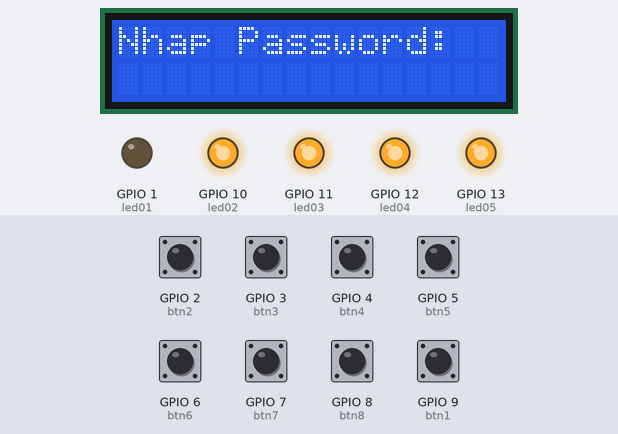
The sketch below on a simulated ESP8266 (NodeMCU). Parts: 16×2 character LCD, output pins drawn as LEDs (lit = HIGH). Dashed ring = blinking. The inputs (shaded band) are chosen by the test bench; at power-on: GPIO 3 (btn3), GPIO 4 (btn4), GPIO 8 (btn8) HIGH, GPIO 2 (btn2), GPIO 5 (btn5), GPIO 6 (btn6), GPIO 7 (btn7), GPIO 9 (btn1) LOW. What the sketch prints to the serial monitor is not drawn.

Above: at 1.3 s.
1.4 s: GPIO 4 (btn4) pulled LOW for 0.15 s
At 1.9 s:
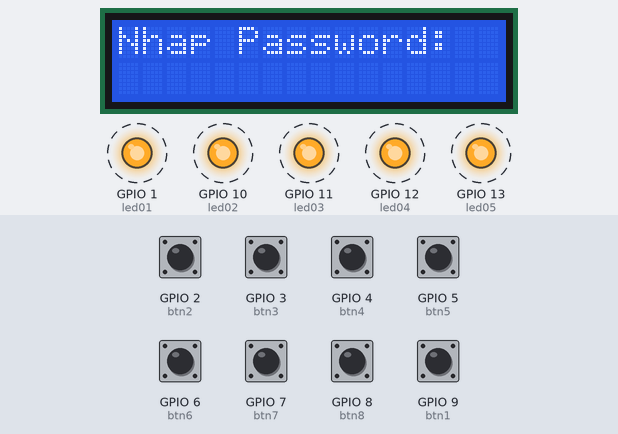
2.1 s: GPIO 2 (btn2) pulled HIGH for 0.15 s
At 2.3 s:
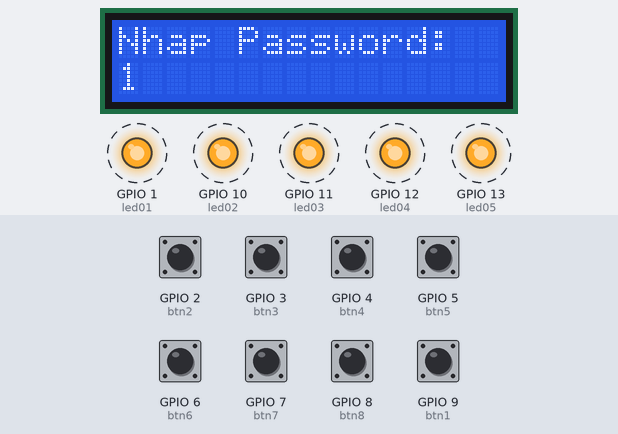
2.8 s: GPIO 9 (btn1) pulled HIGH for 0.15 s
At 3.1 s:
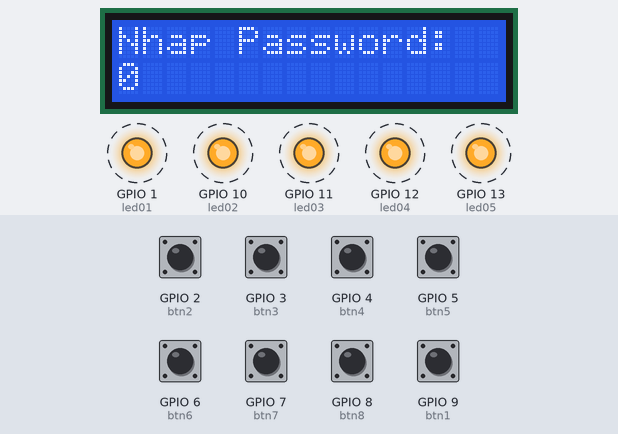
3.5 s: GPIO 2 (btn2) pulled HIGH for 1 s
At 4.9 s:
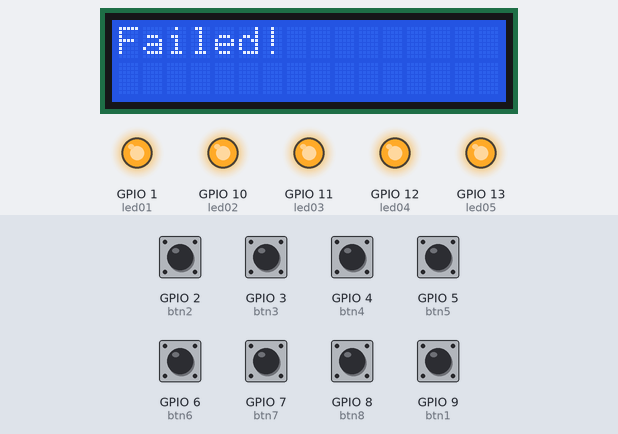
5.1 s: GPIO 4 (btn4) pulled LOW for 1 s
At 5.38 s:
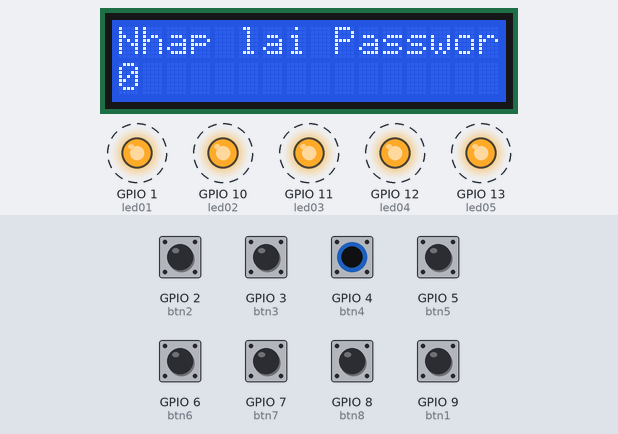
7.6 s: GPIO 5 (btn5) pulled HIGH for 0.15 s
At 8.5 s:
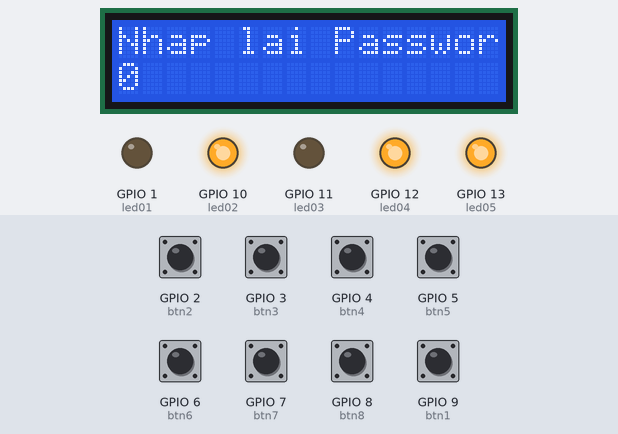
Timing chart, 0 to 10.2 s (numbered marks = the images above; inputs shaded):
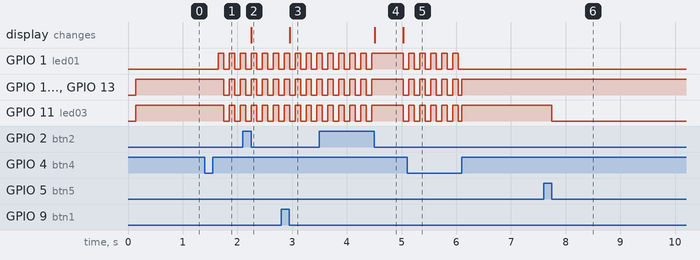

The sketch:

BT_Nhom11.ino
```cpp
#include <Wire.h>
#include <LiquidCrystal_I2C.h>
#include <ESP8266WiFi.h>
#include <Firebase_ESP_Client.h>
#define WIFI_SSID "HAPPY FOOD"
#define WIFI_PASSWORD "29032810"
FirebaseData firebaseData;
LiquidCrystal_I2C lcd (0x27, 16,2);
int btn1 = 9;
int btn2 = 2;
int btn3 = 3;
int btn4 = 4;
int btn5 = 5;
int btn6 = 6;
int btn8 = 8;
int btn7 = 7;
int led01 = 1;
int led02 = 10;
int led03 = 11;
int led04 = 12;
int led05 = 13;
bool stt_led02 = true;
bool stt_led04 = true;
bool stt_all = true;
bool isPressed1 = false;
bool isPressed2 = false;
bool isPressed3 = false;
bool isPressed4 = false;
bool isPressed5 = false;
bool isPressed6 = false;
bool isPressed7 = false;
bool isPressed8 = false;
bool isPressed9=false;
unsigned long t_pre02 = 0;
unsigned long t_pre04 = 0;
unsigned long t_preAll = 0;
int mode_baochay =2;
int mode_phongkhach =3;
int mode_phongngu =3;
int mode_phongbep =2;
int mode_phongwc =2;
int current_t=0;
#define PASSWORD_LENGTH 4
const int password[PASSWORD_LENGTH] = {0,1,1};
// biến lưu trạng thái mật khẩu
int enteredPassword[PASSWORD_LENGTH];
int currentPasswordIndex = 0;
int lastButtonState = HIGH;
bool lightOn = false;
unsigned long lightStartTime;
unsigned long lightDuration = 5000;
unsigned long t_pre=0;
void setup() {
  lcd.init();
  lcd.backlight();
  pinMode(btn1, INPUT);
  pinMode(btn2, INPUT);
  pinMode(btn3, INPUT);
  pinMode(btn4, INPUT);
  pinMode(btn5, INPUT);
  pinMode(btn6, INPUT);
  pinMode(btn7, INPUT);
  pinMode(btn8, INPUT);
  pinMode(led01, OUTPUT);
  pinMode(led02, OUTPUT);
  pinMode(led03, OUTPUT);
  pinMode(led04, OUTPUT);
  pinMode(led05, OUTPUT);
  Serial.begin(9600);
  lcd.begin(16, 2);
  lcd.print("Nhap Password:");
  Firebase.begin("doannhom11-362fa-default-rtdb.firebaseio.com", "AIzaSyCjpeZ5cng9rlZ-7sbwUiChhsFYfwHXxQs", "yDHcAMY9TVvULyM0PxjAsJGMBwd0h2lLubtTlZxj");
}
void loop() {
  // Ghi nhận trạng thái nút nhấn
  int button1State = digitalRead(btn1);
  int button2State = digitalRead(btn2);

  // Nếu nút nhấn 1 được nhấn
  if (button1State == HIGH && button2State == LOW) {
    isPressed1=true;
   }
   else{
    if(isPressed1){
      addDigitToPassword(0);//cộng 0 vào mật khẩu
    }
    isPressed1=false;
    }
  // Nếu nút nhấn 2 được nhấn
  if (button2State == HIGH && button1State == LOW) {
    isPressed2=true;
   }
   else{
    if(isPressed2){
      addDigitToPassword(1);//cộng 1 vào mật khẩu
    }
    isPressed2=false;
    }

  // Kiểm tra mật khẩu
  if (isPasswordCorrect()){
  lcd.clear();
  lcd.print(" Contactly !!!");
  clearEnteredPassword();
  delay(500);
  {
    if (!lightOn) {
      lightOn = true;
      lightStartTime = millis(); // Ghi nhận thời điểm bắt đầu đèn sáng
      digitalWrite(led01, 0);
      // Bật đèn
    }
  }
  }
   if(currentPasswordIndex == PASSWORD_LENGTH){
    lcd.print(" Fail !!!");
    delay(500);
  }
  // Tắt đèn nếu thời gian đã đủ
  if (lightOn && millis() - lightStartTime >= lightDuration) {
    lightOn = false;
    digitalWrite(led01, 1); // Tắt đèn
    clearEnteredPassword();
    lcd.clear();
    lcd.print("Nhap Password");
  }

  //Phòng khách
  if(digitalRead(btn8)==0){
    isPressed8=true;
  }
  else{
    if(isPressed8)
    {
    mode_phongkhach=(mode_phongkhach==3? mode_phongkhach = 1 : mode_phongkhach+1);
      if(mode_phongkhach == 2){
        t_pre02=millis();
        stt_led02 = 1;
      }
    }
    isPressed8=false;
  }
    if(mode_baochay!=1){
  switch(mode_phongkhach){
    case 1:
        digitalWrite(led02,0);
      break;
    case 2:
        if(millis()-t_pre02>=500){
        digitalWrite(led02,stt_led02);
        stt_led02=!stt_led02;
        t_pre02=millis();
      }
      break;
    default:
    digitalWrite(led02,1);
      break;
  }
    }
//Phòng ngủ
  if(digitalRead(btn6)==1){
    isPressed6=true;
  }
  else{
    if(isPressed6)
  {
    mode_phongngu=(mode_phongngu==3? mode_phongngu = 1 : mode_phongngu+1);
      if(mode_phongngu == 2){
        t_pre04=millis();
        stt_led04 = 1;
      }
      isPressed6=false;
  }
  }
    if(mode_baochay!=1){

  switch(mode_phongngu){
    case 1:
        digitalWrite(led04,0);
      break;
    case 2:
          if(millis()-t_pre04>=100){
        digitalWrite(led04,stt_led04);
        stt_led04=!stt_led04;
        t_pre04=millis();
      }
      break;
    case 3:
        digitalWrite(led04,1);
      break;

  }
    }

//   //Phòng bếp
  if(digitalRead(btn5)==HIGH){
    isPressed5=true;
  }
  else{
     if(isPressed5){
      mode_phongbep=(mode_phongbep==2?mode_phongbep=1:mode_phongbep+1);
      isPressed5=false;
    }
  }
      if(mode_baochay!=1){
        switch(mode_phongbep){
          case 1:
            digitalWrite(led03,0);
          break;
          case 2:
              digitalWrite(led03,1);
          break;
      }
    }

//   //Phòng WC
    if(digitalRead(btn7)==HIGH){
    isPressed7=true;
  }
  else{
     if(isPressed7)
      mode_phongwc=(mode_phongwc==2?mode_phongwc=1:mode_phongwc+1);
      isPressed7=false;
  }
  if(mode_baochay!=1){
    switch(mode_phongwc){
      case 1:
        digitalWrite(led05,0);
      break;
      case 2:
          digitalWrite(led05,1);
      break;
    }
}

//   //Nút tắt hết đèn khi ra khỏi nhà
  if(digitalRead(btn3)==0){
      isPressed3=true;
  }
  else{
        if(isPressed3){
          digitalWrite(led01,0);
          digitalWrite(led02,0);
          digitalWrite(led03,0);
          digitalWrite(led04,0);
          digitalWrite(led05,0);
          mode_phongkhach=3;
          mode_phongngu=3;
          mode_phongbep=2;
          mode_phongwc=2;
        }
        isPressed3=false;
  }
  //Nút báo cháy

    if(digitalRead(btn4)==0){
    isPressed4=true;
  }
  else{
     if(isPressed4){
      mode_baochay=(mode_baochay==2?mode_baochay=1:mode_baochay+1);
      if(mode_baochay==1){
        t_preAll=millis();
        stt_all = 1;
      }
      if(mode_baochay==2){
      }
     }
      isPressed4=false;

  }
    switch(mode_baochay){
      case 1:
          if(millis()-t_preAll>=100){
              digitalWrite(led01,stt_all);
              digitalWrite(led02,stt_all);
              digitalWrite(led03,stt_all);
              digitalWrite(led04,stt_all);
              digitalWrite(led05,stt_all);
        stt_all=!stt_all;
        t_preAll=millis();
      }
      break;
  }
}
void addDigitToPassword(int digit) {
enteredPassword[currentPasswordIndex] = digit;
  currentPasswordIndex++;
  Serial.println("digit:");
        Serial.println(digit);
  // Reset chỉ số mật khẩu nếu đã nhập đủ
  if (currentPasswordIndex == PASSWORD_LENGTH-1&&isPasswordCorrect()==false) {
    currentPasswordIndex = 0;
     lcd.clear();
       lcd.print("Failed!");
       delay(500);
       lcd.clear();
       lcd.print("Nhap lai Password");
      clearEnteredPassword();
      digit=0;
  }
  // Cập nhật hiển thị mật khẩu trên LCD
  lcd.setCursor( 0, 1);
  lcd.print(digit);
  Serial.println(digit);
}
void clearEnteredPassword() {
  for (int i = 0; i < PASSWORD_LENGTH; i++) {
    enteredPassword[i] = 0;
  }
  currentPasswordIndex = 0;
  lcd.setCursor(0, 1);
}
bool isPasswordCorrect() {
  for (int i = 0; i < PASSWORD_LENGTH-1; i++) {
    if (enteredPassword[i] != password[i]) {
      return false;
    }
  }
  return true;
}
```

Measured:
- after the input at 1.4 s, GPIO 1 (led01): alternates HIGH for 0.10 s and LOW for 0.10 s, starting after 0.25 s; GPIO 10 (led02), GPIO 11 (led03), GPIO 12 (led04), GPIO 13 (led05): alternates HIGH for 0.10 s and LOW for 0.10 s, starting after 0.35 s
- after the input at 2.1 s, the display: changes after 0.15 s (image 2)
- after the input at 2.8 s, the display: changes after 0.15 s (image 3)
- after the input at 3.5 s, the display: changes after 1.0 s (image 4)
- after the input at 5.1 s, GPIO 1 (led01): goes on until 6.0 s, then stays LOW; GPIO 10 (led02), GPIO 11 (led03), GPIO 12 (led04), GPIO 13 (led05): goes on until 6.1 s, then stays HIGH
- after the input at 7.6 s, GPIO 11 (led03): HIGH → LOW after 0.15 s
- what the display in image 4 shows lasts 0.5 s, from 4.5 s to 5.0 s
